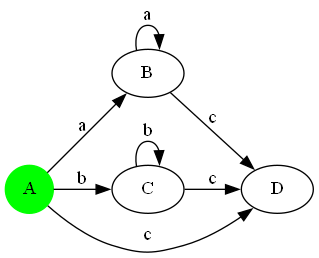

This figure's Python source:

from Format import Format
import os
os.environ["PATH"] += os.pathsep + 'C:/Program Files (x86)/Graphviz/bin'    
import pydot
from StateAFD import StateAFD

class Node:
    def __init__(self, symbol, parent = None, left = None, right = None, no = None, anulable = False, firstpos = [], lastpos = []):
        self.symbol = symbol
        self.parent = parent
        self.left = left
        self.right = right
        self.no = no  
        self.anulable = anulable
        self.firstpos = firstpos
        self.lastpos = lastpos

class npObj:
    def __init__(self, treeNo, symbol, nextpos = []):
        self.symbol = symbol
        self.nextpos = nextpos        
        self.treeNo = treeNo


class AFD:
    def __init__(self, regex):
        self.regex = regex
        self.tree = None
        self.table = {}
        self.tableSet = set()
        self.transitions = {}

    def augmentRegex(self):
        hashRegex = Format(self.regex + '#')
        hashRegex.idempotenciesApp()
        hashRegex.positiveId()
        hashRegex.zeroOrOneId()
        return hashRegex.concat()
    
    def syntaxTree(self):
        tree = []
        toDo = []
        enum = 1
        regex = self.augmentRegex()
        subexpr_stack = [] 

        for i in range(len(regex)):
            rrrr = regex[i]
            if len(toDo) > 0:
                if toDo[-1] == '|':
                    if len(tree) > 1:
                        l = tree.pop(0)
                        r = tree.pop(0)
                        newSymU = Node(toDo.pop(), left=l, right=r)
                        l.parent = newSymU
                        r.parent = newSymU
                        tree.append(newSymU)
                elif toDo[-1] == '.':
                    if len(tree) > 1:
                        l = tree.pop(0)
                        r = tree.pop(0)
                        newSymC = Node(toDo.pop(), left=l, right=r)
                        l.parent = newSymC
                        r.parent = newSymC
                        tree.append(newSymC)
            if regex[i].isalnum() or regex[i] == '#':
                if i+1 < len(regex) and regex[i+1] == '*':
                    if regex[i] != 'ε':
                        alnumNode = Node(regex[i], no=enum)
                        kleeneNode = Node(regex[i+1], left=alnumNode)
                        alnumNode.parent = kleeneNode
                        tree.append(kleeneNode)
                        enum += 1
                    else:
                        alnumNode = Node(regex[i])
                        kleeneNode = Node(regex[i+1], left=alnumNode)
                        alnumNode.parent = kleeneNode
                        tree.append(kleeneNode)
                else:
                    if regex[i] != 'ε':
                        alnumNode = Node(regex[i], no=enum)
                        tree.append(alnumNode)
                        enum += 1
                    else:
                        alnumNode = Node(regex[i])
                        tree.append(alnumNode)
            elif regex[i] == '(':
                subexpr_stack.append(tree)  
                tree = []  
            elif regex[i] == ')':
                if len(subexpr_stack) > 0:
                    parent_tree = subexpr_stack.pop()  
                    if len(tree) > 0:
                        if regex[i+1] == '*':
                            parent_tree.append(Node(regex[i+1], left=tree[0]))
                            i += 1
                        else:
                            parent_tree.append(tree[0])  
                    tree = parent_tree  
            elif regex[i] == '|' or regex[i] == '.':
                if len(tree) < 2:
                    toDo.append(regex[i])
        while toDo and tree:
            if toDo[-1] == '|':
                if len(tree) > 1:
                    l = tree.pop(0)
                    r = tree.pop(0)
                    newSymU = Node(toDo.pop(), left=l, right=r)
                    l.parent = newSymU
                    r.parent = newSymU
                    tree.append(newSymU)
            elif toDo[-1] == '.':
                if len(tree) > 1:
                    l = tree.pop(0)
                    r = tree.pop(0)
                    newSymC = Node(toDo.pop(), left=l, right=r)
                    l.parent = newSymC
                    r.parent = newSymC
                    tree.append(newSymC)
        return tree
    

    def anulable(self, tree):
        if tree:
            self.anulable(tree.left)
            self.anulable(tree.right)
            if tree.symbol == 'ε':
                tree.anulable = True
            elif tree.symbol.isalnum():
                tree.anulable = False
            elif tree.symbol == '|':
                    tree.anulable = tree.left.anulable or tree.right.anulable
            elif tree.symbol == '.':
                    tree.anulable = tree.left.anulable and tree.right.anulable
            elif tree.symbol == '*':
                tree.anulable = True
        return tree


    def firstPosMethod(self, tree):
        if tree:
            self.firstPosMethod(tree.left)
            self.firstPosMethod(tree.right)
            if tree.symbol.isalnum() and tree.no or tree.no == 0 or tree.symbol == '#':
                tree.firstpos = [tree.no]
            if tree.symbol == '|':
                tree.firstpos = tree.left.firstpos + tree.right.firstpos
            if tree.symbol == '.':
                if tree.left.anulable:
                    tree.firstpos = tree.left.firstpos + tree.right.firstpos
                else:
                    tree.firstpos = tree.left.firstpos
            if tree.symbol == '*':
                tree.firstpos = tree.left.firstpos
        return tree


    def lastPosMethod(self, tree):
        if tree:
            self.lastPosMethod(tree.left)
            self.lastPosMethod(tree.right)
            if tree.symbol.isalnum() and tree.no or tree.no == 0 or tree.symbol == '#':
                tree.lastpos = [tree.no]
            if tree.symbol == '|':
                tree.lastpos = tree.left.lastpos + tree.right.lastpos
            if tree.symbol == '.':
                if tree.right.anulable:
                    tree.lastpos = tree.left.lastpos + tree.right.lastpos
                else:
                    tree.lastpos = tree.right.lastpos
            if tree.symbol == '*':
                tree.lastpos = tree.left.lastpos
        return tree
    

    def genNextPosDict(self, tree):
        if tree:
            self.genNextPosDict(tree.left)
            self.genNextPosDict(tree.right)
            if tree.no or tree.no == 0:
                self.table[tree.no] = {tree.symbol: []}


    def genNextPos(self, tree):
        if tree:
            self.genNextPos(tree.left)
            self.genNextPos(tree.right)
            if tree.symbol == '.':
                for i in tree.left.lastpos:
                    for key in self.table[i]:
                        if tree.right.firstpos not in self.table[i][key]:
                            self.table[i][key] += tree.right.firstpos
            if tree.symbol == '*':
                for i in tree.lastpos:
                    for key in self.table[i]:
                        if tree.firstpos not in self.table[i][key]:
                            self.table[i][key] += tree.firstpos
        

    def tableToObj(self):
        for key in self.table:
            for key2 in self.table[key]:
                s = key2
                nP = self.table[key][key2]
                self.tableSet.add(npObj(treeNo=key, symbol=s, nextpos=nP))
        return self.tableSet
        

    def genAFD(self):
        table = self.tableSet
        states = []
        toDo = [self.tree.firstpos]
        newAFD = []
        acceptState = None

        count = 0
        while toDo:
            toDoState = toDo.pop(0)
            symbols = {} 
            for elem in toDoState:
                for elem2 in table:
                    if elem == elem2.treeNo:
                        if elem2.symbol != '#':
                            if elem2.symbol not in symbols:
                                symbols[elem2.symbol] = set(elem2.nextpos)
                            else:
                                symbols[elem2.symbol].update(elem2.nextpos)
                            if list(symbols[elem2.symbol]) not in states:
                                states.append(list(symbols[elem2.symbol]))
                                toDo.append(list(symbols[elem2.symbol]))
                        else:
                            acceptState = elem2.treeNo
            newState = StateAFD(name=toDoState, transitions=symbols)
            if not count:
                newState.start = True
                count += 1
            newAFD.append(newState)

        for elem in newAFD:
            if acceptState in elem.name:
                elem.accepting = True
        
        # Changing the name of the states
        count = 0
        for state in newAFD:
            for st in newAFD:
                for key, transition in st.transitions.items():
                    if transition == set(state.name):
                        st.transitions[key] = chr(65+count)
            state.name = chr(65+count)
            count += 1

        return newAFD


    def draw_afd(self, afd):

        graph = pydot.Dot(graph_type='digraph', strict=True)
        graph.set_rankdir('LR')

        for state in afd:
            for k, v in state.transitions.items():
                if state.start:
                    graph.add_node(pydot.Node(str(state.name), color='green', style='filled', shape='circle'))                                               
                if state.accepting:
                    graph.add_node(pydot.Node(str(state.name), shape='doublecircle'))
                graph.add_edge(pydot.Edge(str(state.name), str(v), label=k))
        graph.write_png('directAFD.png', encoding='utf-8')
    
    
    def generateAFD(self):
        st = self.syntaxTree()
        anulable = self.anulable(st[0])
        fP = self.firstPosMethod(anulable)
        lP = self.lastPosMethod(fP)
        self.tree = lP
        treeVar = self.tree
        self.genNextPosDict(treeVar)
        self.genNextPos(treeVar)
        self.tableToObj()
        data = self.genAFD()
        self.draw_afd(data)
        
        # table, last = self.genAFD()
        # return self.createNewStates(table, last)
    

    def generatelP(self):
        st = self.syntaxTree()
        anulable = self.anulable(st[0])
        fP = self.firstPosMethod(anulable)
        lP = self.lastPosMethod(fP)
        return lP
    

    def defineInitialAndAceptting(self, table, initial, aceptting):
        for k, v in table.items():
            if v.positions == initial:
                v.initial = True
            if v.positions in aceptting:
                v.aceptting = True
        return table


    def minimizeAFD(self, table, groups=None):
        t = table
        if not groups:
            groups = [set(), set()]
            for k, v in t.items():
                if v.aceptting:
                    groups[0].add(v)
                else:
                    groups[1].add(v)
        return groups
        




def printVisualTree(tree, level=0):
    if tree:
        printVisualTree(tree.right, level+1)
        if tree.no or tree.no == 0:
            print('  '*(level*3) + str(tree.symbol) + str(tree.no) + ' ' + str(tree.lastpos))
        else:
            print('  '*(level*3) + str(tree.symbol) + ' ' + str(tree.lastpos))
        printVisualTree(tree.left, level+1)


def printPostOrder(tree):
    if tree:
        printPostOrder(tree.left)
        printPostOrder(tree.right)
        print(tree.symbol)

            


afdd = AFD('(a*|b*)c')
afdd.generateAFD()
